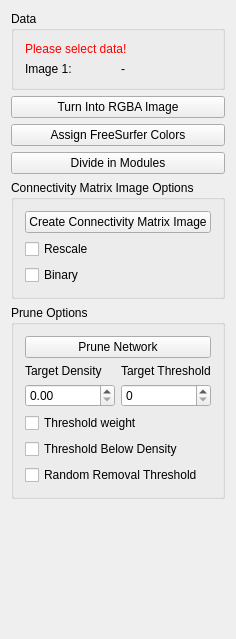
<?xml version="1.0" encoding="UTF-8"?>
<ui version="4.0">
 <class>QmitkConnectomicsNetworkOperationsViewControls</class>
 <widget class="QWidget" name="QmitkConnectomicsNetworkOperationsViewControls">
  <property name="geometry">
   <rect>
    <x>0</x>
    <y>0</y>
    <width>227</width>
    <height>639</height>
   </rect>
  </property>
  <property name="minimumSize">
   <size>
    <width>0</width>
    <height>0</height>
   </size>
  </property>
  <property name="windowTitle">
   <string>QmitkTemplate</string>
  </property>
  <layout class="QVBoxLayout" name="verticalLayout">
   <item>
    <widget class="QGroupBox" name="inputDataGroupBox">
     <property name="title">
      <string>Data</string>
     </property>
     <layout class="QVBoxLayout" name="verticalLayout_4">
      <item>
       <widget class="QLabel" name="lblWarning">
        <property name="styleSheet">
         <string notr="true">QLabel { color: rgb(255, 0, 0) }</string>
        </property>
        <property name="text">
         <string>Please select data!</string>
        </property>
       </widget>
      </item>
      <item>
       <layout class="QHBoxLayout" name="horizontalLayout_3">
        <item>
         <widget class="QLabel" name="inputImageOneLabel">
          <property name="text">
           <string>Image 1:</string>
          </property>
         </widget>
        </item>
        <item>
         <widget class="QLabel" name="inputImageOneNameLabel">
          <property name="text">
           <string>-</string>
          </property>
         </widget>
        </item>
       </layout>
      </item>
     </layout>
    </widget>
   </item>
   <item>
    <widget class="QPushButton" name="convertToRGBAImagePushButton">
     <property name="toolTip">
      <string>Convert the selected image to RGBA format</string>
     </property>
     <property name="text">
      <string>Turn Into RGBA Image</string>
     </property>
    </widget>
   </item>
   <item>
    <widget class="QPushButton" name="assignFreeSurferColorsPushButton">
     <property name="text">
      <string>Assign FreeSurfer Colors</string>
     </property>
    </widget>
   </item>
   <item>
    <widget class="QPushButton" name="modularizePushButton">
     <property name="text">
      <string>Divide in Modules</string>
     </property>
    </widget>
   </item>
   <item>
    <widget class="QGroupBox" name="connectivityMatrixImageGroupBox">
     <property name="title">
      <string>Connectivity Matrix Image Options</string>
     </property>
     <layout class="QVBoxLayout" name="verticalLayout_6">
      <item>
       <widget class="QPushButton" name="createConnectivityMatrixImagePushButton">
        <property name="text">
         <string>Create Connectivity Matrix Image</string>
        </property>
       </widget>
      </item>
      <item>
       <layout class="QHBoxLayout" name="horizontalLayout_7">
        <item>
         <widget class="QCheckBox" name="rescaleCheckBox">
          <property name="text">
           <string>Rescale</string>
          </property>
         </widget>
        </item>
       </layout>
      </item>
      <item>
       <layout class="QHBoxLayout" name="horizontalLayout_6">
        <item>
         <widget class="QCheckBox" name="binaryCheckBox">
          <property name="text">
           <string>Binary</string>
          </property>
         </widget>
        </item>
       </layout>
      </item>
     </layout>
    </widget>
   </item>
   <item>
    <widget class="QGroupBox" name="pruneOptionsGroupBox">
     <property name="title">
      <string>Prune Options</string>
     </property>
     <layout class="QVBoxLayout" name="verticalLayout_5">
      <item>
       <widget class="QPushButton" name="prunePushButton">
        <property name="text">
         <string>Prune Network</string>
        </property>
       </widget>
      </item>
      <item>
       <layout class="QHBoxLayout" name="horizontalLayout_4">
        <item>
         <layout class="QVBoxLayout" name="verticalLayout_2">
          <item>
           <widget class="QLabel" name="targetDensityLabel">
            <property name="text">
             <string>Target Density</string>
            </property>
           </widget>
          </item>
          <item>
           <widget class="QDoubleSpinBox" name="densityThresholdDoubleSpinBox">
            <property name="maximum">
             <double>1.000000000000000</double>
            </property>
            <property name="singleStep">
             <double>0.010000000000000</double>
            </property>
           </widget>
          </item>
         </layout>
        </item>
        <item>
         <layout class="QVBoxLayout" name="verticalLayout_3">
          <item>
           <widget class="QLabel" name="targetThresholdLabel">
            <property name="text">
             <string>Target Threshold</string>
            </property>
           </widget>
          </item>
          <item>
           <widget class="QSpinBox" name="targetThresholdSpinBox"/>
          </item>
         </layout>
        </item>
       </layout>
      </item>
      <item>
       <layout class="QHBoxLayout" name="horizontalLayout_5">
        <item>
         <widget class="QCheckBox" name="thresholdBasedThresholdingCheckBox">
          <property name="toolTip">
           <string extracomment="Remove all edges below at and below weight"/>
          </property>
          <property name="text">
           <string>Threshold weight</string>
          </property>
         </widget>
        </item>
       </layout>
      </item>
      <item>
       <layout class="QHBoxLayout" name="horizontalLayout">
        <item>
         <widget class="QCheckBox" name="largestDensityLowerThanCheckBox">
          <property name="toolTip">
           <string extracomment="Remove all edges of the weakest weight until below target density"/>
          </property>
          <property name="text">
           <string>Threshold Below Density</string>
          </property>
         </widget>
        </item>
       </layout>
      </item>
      <item>
       <layout class="QHBoxLayout" name="horizontalLayout_2">
        <item>
         <widget class="QCheckBox" name="RandomRemovalThresholdingCheckBox">
          <property name="toolTip">
           <string extracomment="Randomly remove one of the lowest weight edges until the target density is reached"/>
          </property>
          <property name="text">
           <string>Random Removal Threshold</string>
          </property>
         </widget>
        </item>
       </layout>
      </item>
     </layout>
    </widget>
   </item>
   <item>
    <spacer name="verticalSpacer_2">
     <property name="orientation">
      <enum>Qt::Vertical</enum>
     </property>
     <property name="sizeHint" stdset="0">
      <size>
       <width>20</width>
       <height>40</height>
      </size>
     </property>
    </spacer>
   </item>
  </layout>
 </widget>
 <layoutdefault spacing="6" margin="11"/>
 <resources/>
 <connections/>
</ui>
